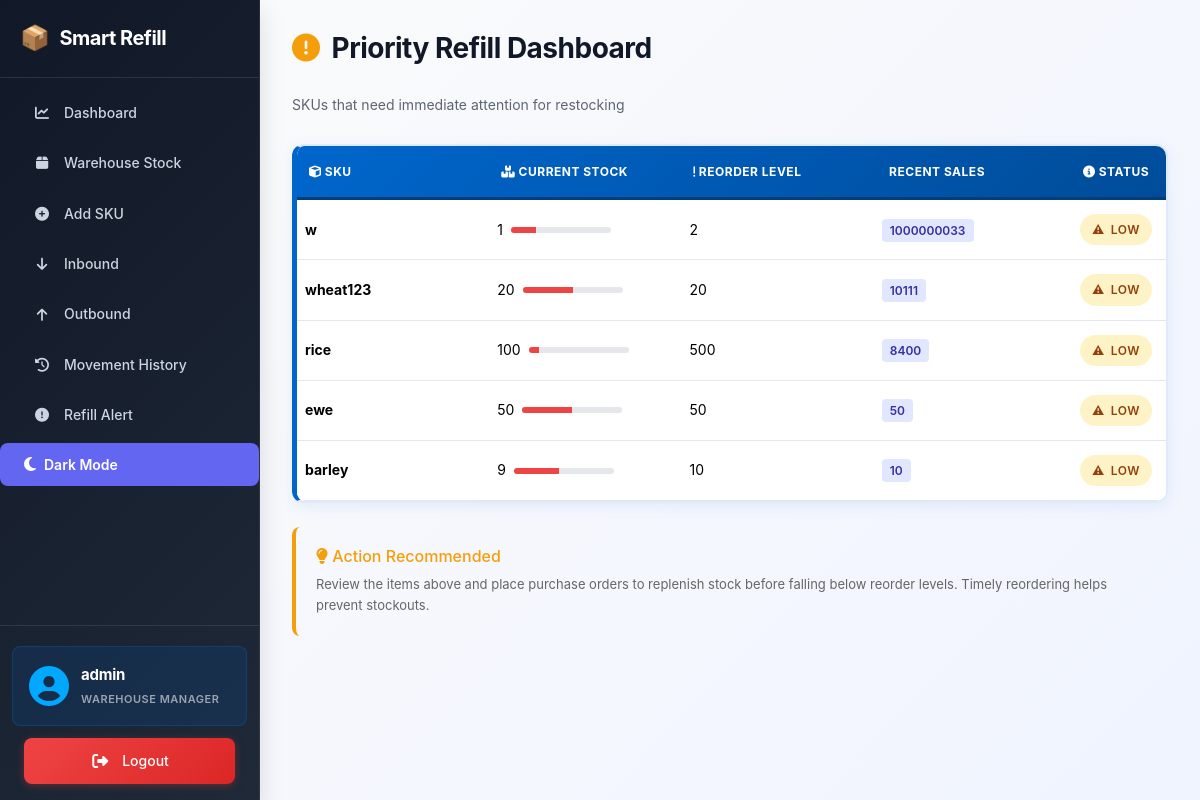
The app's page /refill (signed in) with its own data.
### tables this page shows
CREATE TABLE "products" (
                    id INTEGER PRIMARY KEY AUTOINCREMENT,
                    user_id INTEGER NOT NULL DEFAULT 1,
                    name TEXT NOT NULL,
                    category TEXT NOT NULL,
                    quantity INTEGER DEFAULT 0,
                    reorder_level INTEGER DEFAULT 10,
                    sales_count INTEGER DEFAULT 0,
                    created_at TIMESTAMP DEFAULT CURRENT_TIMESTAMP,
                    FOREIGN KEY (user_id) REFERENCES users(id) ON DELETE CASCADE,
                    UNIQUE(user_id, name)
                );

### app.py (the view)
@app.route("/refill")
@login_required
def refill():
    user_id = session['user_id']
    conn = get_connection()
    cur = conn.cursor()
    cur.execute(
        "SELECT name, quantity, reorder_level, sales_count FROM products WHERE user_id = ?",
        (user_id,)
    )
    products = list(cur.fetchall())
    conn.close()
    products.sort(key=lambda x: x[3], reverse=True)
    refill_list = [p for p in products if p[1] <= p[2]]
    return render_template("refill.html", products=refill_list)

### app.py (called while the page is built)
def login_required(f):
    @wraps(f)
    def decorated_function(*args, **kwargs):
        if 'user_id' not in session:
            flash("Please log in first!", "error")
            return redirect("/login")
        return f(*args, **kwargs)
    return decorated_function

### database.py (called while the page is built)
def get_connection():
    conn = sqlite3.connect("inventory.db")
    return conn

### templates/refill.html (shortened to what this page needs)
<!DOCTYPE html>
<html lang="en">
<head>
    <link href="https://cdnjs.cloudflare.com/ajax/libs/font-awesome/6.5.0/css/all.min.css" rel="stylesheet">
    <link href="https://cdn.jsdelivr.net/npm/bootstrap@5.3.2/dist/css/bootstrap.min.css" rel="stylesheet">
    <link rel="stylesheet" href="/static/style.css">
</head>
<body>
    <aside class="sidebar">
        <h3>Smart Refill</h3>
        <nav>
            <a href="/"><i class="fas fa-chart-line"></i> Dashboard</a>
            <a href="/products"><i class="fas fa-box"></i> Warehouse Stock</a>
            <a href="/add"><i class="fas fa-plus-circle"></i> Add SKU</a>
            <a href="/inbound"><i class="fas fa-arrow-down"></i> Inbound</a>
            <a href="/outbound"><i class="fas fa-arrow-up"></i> Outbound</a>
            <a href="/history"><i class="fas fa-history"></i> Movement History</a>
            <a href="/refill"><i class="fas fa-exclamation-circle"></i> Refill Alert</a>
        </nav>
        <button class="dark-mode-toggle btn" style="margin-bottom: 16px; background-color: var(--secondary);"
            title="Toggle Dark Mode">
            <i class="fas fa-moon"></i> Dark Mode
        </button>
        <div class="sidebar-user-section">
            <div class="user-info-card">
                <div class="user-avatar">
                    <i class="fas fa-user-circle"></i>
                </div>
                <div class="user-details">
                    <span class="user-name">{{ session.get('username', 'User') }}</span>
                    <span class="user-role">Warehouse Manager</span>
                </div>
            </div>
            <a href="/logout" class="logout-btn">
                <i class="fas fa-sign-out-alt"></i> Logout
            </a>
        </div>
    </aside>
    <main class="main">
        <header style="margin-bottom: 28px;">
            <h2><i class="fas fa-exclamation-circle" style="margin-right: 12px; color: #f59e0b;"></i>Priority Refill
                Dashboard</h2>
            <p style="color: inherit; margin-top: 4px; opacity: 0.8;">SKUs that need immediate attention for restocking
            </p>
        </header>
        {% if products|length == 0 %}
        <div class="card"
            style="padding: 40px; text-align: center; background: linear-gradient(135deg, #fef3c7 0%, #fde68a 100%); border-left: 4px solid #f59e0b;">
            <i class="fas fa-check-circle" style="font-size: 48px; color: #d97706; margin-bottom: 16px;"></i>
            <h4 style="color: #92400e; margin-bottom: 8px;">All Stock Levels Healthy</h4>
            <p style="color: #b45309; margin-bottom: 0;">No SKUs currently require refill. Your inventory is in good
                shape!</p>
        </div>
        {% else %}
        <div class="card" style="padding: 0;">
            <div style="overflow-x: auto;">
                <table class="table">
                    <thead>
                        <tr>
                            <th><i class="fas fa-cube"></i> SKU</th>
                            <th><i class="fas fa-boxes"></i> Current Stock</th>
                            <th><i class="fas fa-exclamation"></i> Reorder Level</th>
                            <th> Recent Sales</th>
                            <th><i class="fas fa-info-circle"></i> Status</th>
                        </tr>
                    </thead>
                    <tbody>
                        {% for p in products %}
                        <tr>
                            <td><strong>{{ p[0] }}</strong></td>
                            <td>
                                <div style="display: flex; align-items: center; gap: 8px;">
                                    <span>{{ p[1] }}</span>
                                    <div
                                        style="height: 6px; width: 100px; background: #e5e7eb; border-radius: 3px; overflow: hidden;">
                                        <div
                                            style="height: 100%; background: {% if p[1] > p[2] %}#10b981{% else %}#ef4444{% endif %}; width: {% if p[1] > 0 %}{{ (p[1] / (p[2] * 2)) * 100 }}%{% else %}5%{% endif %};">
                                        </div>
                                    </div>
                                </div>
                            </td>
                            <td>{{ p[2] }}</td>
                            <td><span
                                    style="background: #e0e7ff; color: #3730a3; padding: 4px 8px; border-radius: 4px; font-weight: 600; font-size: 12px;">{{
                                    p[3] }}</span></td>
                            <td>
                                {% if p[1] <= 0 %} <span class="status critical">CRITICAL</span>
                                    {% else %}
                                    <span class="status low">LOW</span>
                                    {% endif %}
                            </td>
                        </tr>
                        {% endfor %}
                    </tbody>
                </table>
            </div>
        </div>
        <div class="action-box"
            style="margin-top: 24px; padding: 20px; border-radius: 8px; border-left: 4px solid #f59e0b;">
            <h6 style="color: #f59e0b; margin-bottom: 8px;"><i class="fas fa-lightbulb"></i> Action Recommended</h6>
            <p style="margin-bottom: 0; color: #666666; font-size: 13px;">
                Review the items above and place purchase orders to replenish stock before falling below reorder levels.
                Timely reordering helps prevent stockouts.
            </p>
        </div>
        {% endif %}
    </main>
</body>
</html>

### records on screen
products: name "w", quantity "1", reorder_level "2", sales_count "1000000033", shows "LOW"
products: name "wheat123", quantity "20", reorder_level "20", sales_count "10111", shows "LOW"
products: name "rice", quantity "100", reorder_level "500", sales_count "8400", shows "LOW"
products: name "ewe", quantity "50", reorder_level "50", sales_count "50", shows "LOW"
products: name "barley", quantity "9", reorder_level "10", sales_count "10", shows "LOW"

### other values on screen
{{ session.get('username', 'User') }} "admin"
